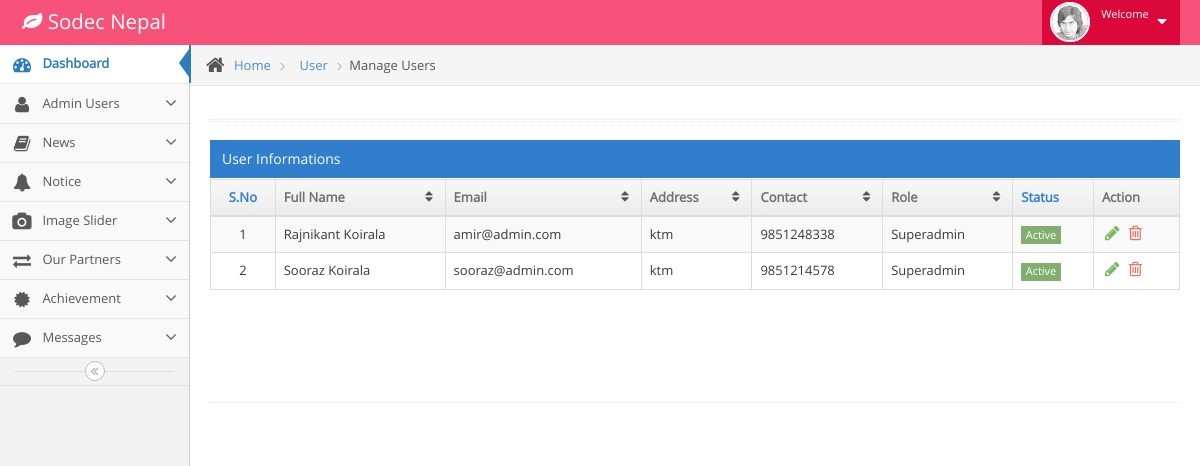
The page /admin/manageusers.php (signed in) on the database its author committed.
### tables this page shows
CREATE TABLE `mmt_admin` (
  `id` int(100) NOT NULL,
  `f_name` varchar(20) NOT NULL,
  `l_name` varchar(20) NOT NULL,
  `email` varchar(100) NOT NULL,
  `password` varchar(255) NOT NULL,
  `address` varchar(50) NOT NULL,
  `contact` varchar(60) NOT NULL,
  `role` enum('superadmin','admin') NOT NULL,
  `status` enum('active','in_active') NOT NULL
);

### config/userfunctions.php (called while the page is built, shortened)
<?php
function getAllUsers($conn)
{
	$stmt= $conn->prepare("SELECT * FROM mmt_admin");
	$stmt->execute();
	if($stmt->rowCount()>0)
		return $stmt->fetchAll();
	return false;
}

### admin/manageusers.php (the view, shortened to what this page needs)
<?php include 'layouts/header.php'; ?>
<div class="main-container" id="main-container">
<div class="main-container-inner">
<?php include 'layouts/sidebar.php'; ?>
<div class="main-content">
<div class="breadcrumbs" id="breadcrumbs">
<ul class="breadcrumb">
<li>
<i class="icon-home home-icon"></i>
<a href="#">Home</a>
</li>
<li>
<a href="#">User</a>
</li>
<li class="active">Manage Users</li>
</ul>
</div>
<div class="page-content">
<div class="page-header">
<div class="hr hr-18 dotted hr-double"></div>
<div class="row">
<div class="col-xs-12">
<div class="table-header">
User Informations
</div>
<div class="table-responsive">
<table id="sample-table-2" class="table table-striped table-bordered table-hover">
<thead>
<tr>
<th class="center">
	S.No
</th>
<th>Full Name</th>
<th>Email</th>
<th class="hidden-480">Address</th>
<th>
	Contact
</th>
<th class="hidden-480">Role</th>
<th >Status</th>
<th>Action</th>
</tr>
</thead>
<tbody>
  <?php $users = getAllUsers($conn);
  	if($users):
  	foreach ($users as $key => $user):
   ?>
<tr>
<td class="center">
	<?php  echo ++$key; ?>
</td>
<td>
	<?php echo ucwords($user['f_name']." ".$user['l_name']); ?>
</td>
<td><?php echo $user['email']; ?></td>
<td class="hidden-480"><?php echo $user['address']; ?></td>
<td><?php echo $user['contact']; ?></td>
<td><?php echo ucfirst($user['role']); ?></td>
<td >
	<?php if($user['status']=='active'): ?>
	<span class="label label-sm label-success">Active</span>
	<?php else: ?>
	<span class="label label-sm label-danger">Inactive</span>
	<?php endif; ?>
</td>
<td>
	<div class="visible-md visible-lg hidden-sm hidden-xs action-buttons">
		<a class="green" href="updateuser.php?ref=<?php echo $user['id']; ?>">
			<i class="icon-pencil bigger-130"></i>
		</a>
		<a class="red" href="deleteuser.php?ref=<?php echo $user['id']; ?>" onclick="return confirm('Are You Sure to Delete ?');">
			<i class="icon-trash bigger-130"></i>
		</a>
	</div>
</td>
</tr>
<?php endforeach; else: ?>
	<tr>
		<td colspan="8">No Data Found</td>
	</tr>
<?php endif; ?>
</tbody>
</table>
</div>
</div>
</div>
</div>
</div>
</div>
</div>
</div>
</body>
</html>

### rows shown on the page
mmt_admin: f_name+l_name "Rajnikant Koirala", email "amir@admin.com", address "ktm", contact "9851248338", role "Superadmin", status "Active"
mmt_admin: f_name+l_name "Sooraz Koirala", email "sooraz@admin.com", address "ktm", contact "9851214578", role "Superadmin", status "Active"
